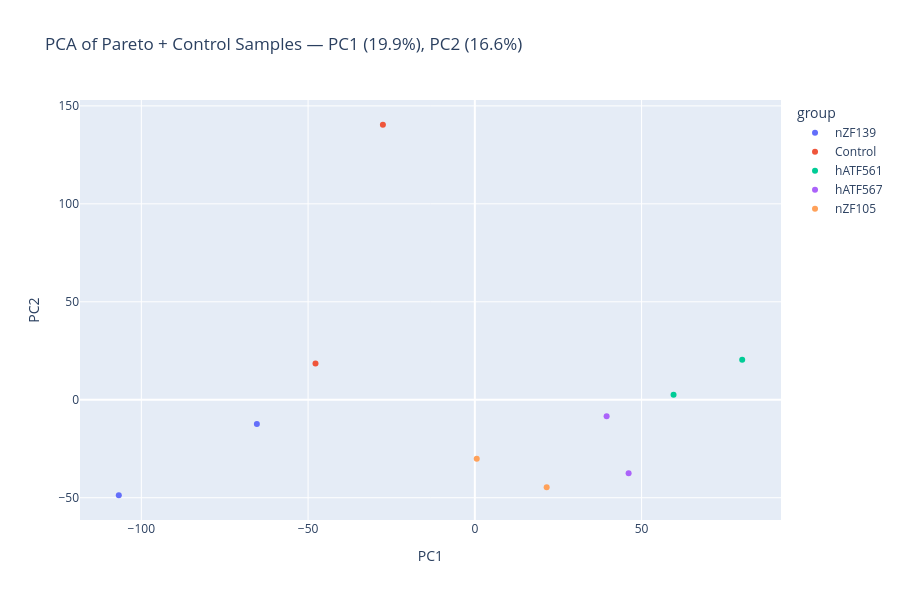

Notebook cell for this chart:
### Markdown cell above
# 7. Visualizations

### Code cell
# PCA before/after — all Open Targets genes (scaled)
pca = PCA(n_components=2)
pcs = pca.fit_transform(X_scaled)
sub = sub.reset_index()

plot_df = pd.DataFrame({
    'PC1': pcs[:, 0],
    'PC2': pcs[:, 1],
    'sample': sub['sample'].values,
    'group': sub['sample_type'].values,
})

fig = px.scatter(
    plot_df, x='PC1', y='PC2', color='group', hover_name='sample',
    title=f'PCA of Pareto + Control Samples — PC1 ({pca.explained_variance_ratio_[0]:.1%}), PC2 ({pca.explained_variance_ratio_[1]:.1%})',
    width=900, height=600,
)
fig.show()

### Figure 1 — Plotly figure (JSON) as saved in the notebook; plotly's stock layout.template omitted (floating-point values rounded to 4 significant figures)
{"data": [{"hovertemplate": "<b>%{hovertext}</b><br><br>group=nZF139<br>PC1=%{x}<br>PC2=%{y}<extra></extra>", "hovertext": ["nZF139_1_cpm", "nZF139_2_cpm"], "legendgroup": "nZF139", "marker": {"color": "#636efa", "symbol": "circle"}, "mode": "markers", "name": "nZF139", "orientation": "v", "showlegend": true, "type": "scatter", "x": [-65.36, -106.8], "xaxis": "x", "y": [-12.36, -48.74], "yaxis": "y"}, {"hovertemplate": "<b>%{hovertext}</b><br><br>group=Control<br>PC1=%{x}<br>PC2=%{y}<extra></extra>", "hovertext": ["Control_1(HSR6)", "Control_2(HSR6)"], "legendgroup": "Control", "marker": {"color": "#EF553B", "symbol": "circle"}, "mode": "markers", "name": "Control", "orientation": "v", "showlegend": true, "type": "scatter", "x": [-47.78, -27.57], "xaxis": "x", "y": [18.56, 140.4], "yaxis": "y"}, {"hovertemplate": "<b>%{hovertext}</b><br><br>group=hATF561<br>PC1=%{x}<br>PC2=%{y}<extra></extra>", "hovertext": ["hATF561_1_cpm", "hATF561_2_cpm"], "legendgroup": "hATF561", "marker": {"color": "#00cc96", "symbol": "circle"}, "mode": "markers", "name": "hATF561", "orientation": "v", "showlegend": true, "type": "scatter", "x": [59.58, 80.17], "xaxis": "x", "y": [2.502, 20.45], "yaxis": "y"}, {"hovertemplate": "<b>%{hovertext}</b><br><br>group=hATF567<br>PC1=%{x}<br>PC2=%{y}<extra></extra>", "hovertext": ["hATF567_1_cpm", "hATF567_2_cpm"], "legendgroup": "hATF567", "marker": {"color": "#ab63fa", "symbol": "circle"}, "mode": "markers", "name": "hATF567", "orientation": "v", "showlegend": true, "type": "scatter", "x": [46.11, 39.51], "xaxis": "x", "y": [-37.54, -8.452], "yaxis": "y"}, {"hovertemplate": "<b>%{hovertext}</b><br><br>group=nZF105<br>PC1=%{x}<br>PC2=%{y}<extra></extra>", "hovertext": ["nZF105_1_cpm", "nZF105_2_cpm"], "legendgroup": "nZF105", "marker": {"color": "#FFA15A", "symbol": "circle"}, "mode": "markers", "name": "nZF105", "orientation": "v", "showlegend": true, "type": "scatter", "x": [21.53, 0.5664], "xaxis": "x", "y": [-44.62, -30.17], "yaxis": "y"}], "layout": {"height": 600, "legend": {"title": {"text": "group"}, "tracegroupgap": 0}, "title": {"text": "PCA of Pareto + Control Samples — PC1 (19.9%), PC2 (16.6%)"}, "width": 900, "xaxis": {"anchor": "y", "domain": [0, 1], "title": {"text": "PC1"}}, "yaxis": {"anchor": "x", "domain": [0, 1], "title": {"text": "PC2"}}}}
